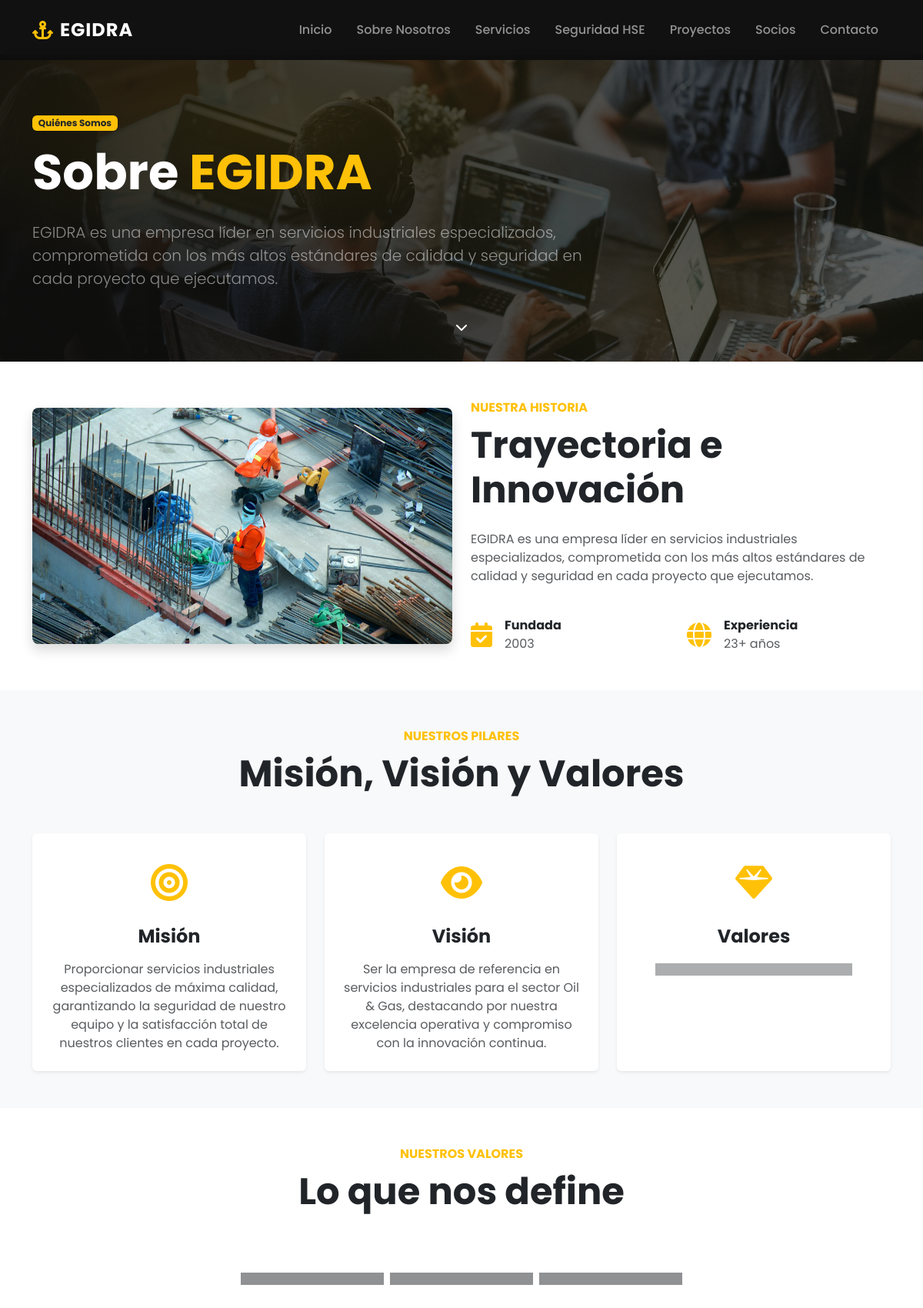
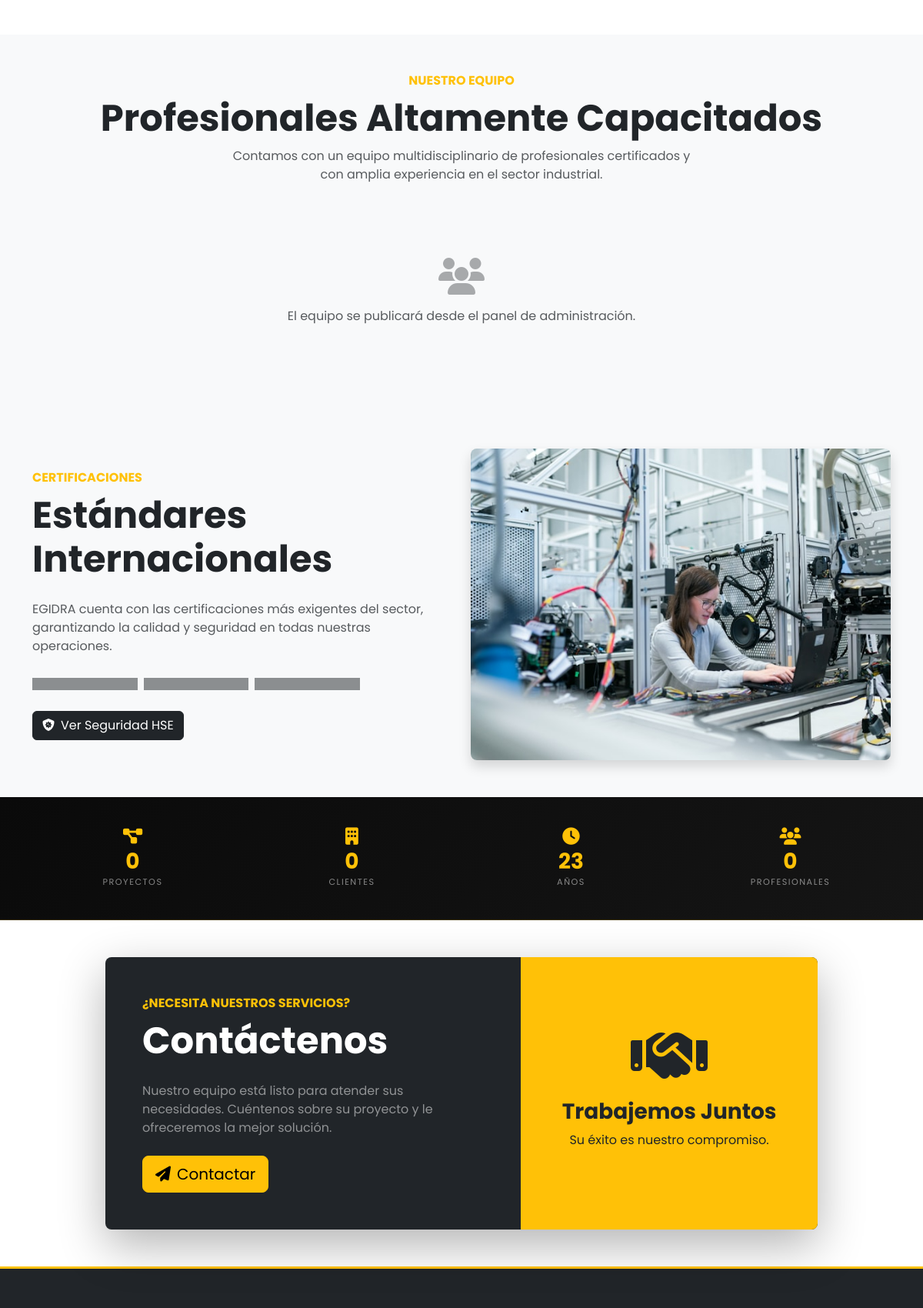
Screenshot of /sobre-nosotros/index.php (upper part) with the database file from the repository (2 pictures, top to bottom).
### tables this page shows
CREATE TABLE empresa (
    id              TINYINT UNSIGNED AUTO_INCREMENT PRIMARY KEY,
    nombre          VARCHAR(150)  NOT NULL DEFAULT 'EGIDRA',
    slogan          VARCHAR(255),
    descripcion     TEXT,                        
    mision          TEXT,
    vision          TEXT,
    anio_fundacion  YEAR,
    logo            VARCHAR(255),                
    logo_blanco     VARCHAR(255),                
    email           VARCHAR(100),
    telefono        VARCHAR(30),
    direccion       TEXT,
    ciudad          VARCHAR(100)  DEFAULT 'Malabo',
    pais            VARCHAR(100)  DEFAULT 'Guinea Ecuatorial',
    linkedin        VARCHAR(255),
    facebook        VARCHAR(255),
    instagram       VARCHAR(255),
    fecha_actualizacion TIMESTAMP DEFAULT CURRENT_TIMESTAMP
                        ON UPDATE CURRENT_TIMESTAMP
);

### sobre-nosotros/index.php (the view, shortened to what this page needs)
<?php
require_once '../config/conexion.php';
$empresa = $conexion->query(
    "SELECT nombre, descripcion, mision, vision, anio_fundacion FROM empresa WHERE id = 1 LIMIT 1"
)->fetch_assoc();
$empNombre   = htmlspecialchars($empresa['nombre']       ?? 'EGIDRA');
$empDesc     = htmlspecialchars($empresa['descripcion']  ?? '');
$empMision   = htmlspecialchars($empresa['mision']       ?? '');
$empVision   = htmlspecialchars($empresa['vision']       ?? '');
$empFundado  = $empresa['anio_fundacion'] ?? '2003';
$empAnios    = $empFundado ? (int)(date('Y') - $empFundado) : 20;
?>
<!DOCTYPE html>
<html lang="es">
<head>
    <link href="https://cdn.jsdelivr.net/npm/bootstrap@5.3.2/dist/css/bootstrap.min.css" rel="stylesheet">
    <link rel="stylesheet" href="https://cdnjs.cloudflare.com/ajax/libs/font-awesome/6.4.2/css/all.min.css">
    <link rel="stylesheet" href="../recursos/css/inicio/index.css">
    <link rel="stylesheet" href="../recursos/css/sobre-nosotros/sobre-nosotros.css">
</head>
<body>
    <?php include "../include/header.php"; ?>
    <section class="page-header">
        <div class="container">
            <div class="row min-vh-50 align-items-center">
                <div class="col-lg-8">
                    <span class="badge bg-warning text-dark mb-3">Quiénes Somos</span>
                    <h1 class="display-3 fw-bold text-white mb-4">Sobre <span class="text-warning"><?php echo $empNombre; ?></span></h1>
                    <p class="lead text-white-50"><?php echo $empDesc ?: 'Más de ' . $empAnios . ' años de trayectoria en servicios industriales especializados.'; ?></p>
                </div>
            </div>
        </div>
        <div class="header-scroll-indicator">
            <a href="#historia" class="text-white"><i class="fas fa-chevron-down bounce"></i></a>
        </div>
    </section>
    <section id="historia" class="history-section py-5">
        <div class="container">
            <div class="row align-items-center">
                <div class="col-lg-6 mb-4 mb-lg-0">
                    <img src="../img/template/bg-industrial.jpg" alt="Historia <?php echo $empNombre; ?>" class="img-fluid rounded-3 shadow">
                </div>
                <div class="col-lg-6">
                    <span class="text-warning fw-bold text-uppercase">Nuestra Historia</span>
                    <h2 class="display-5 fw-bold mt-2 mb-4">Trayectoria e Innovación</h2>
                    <p class="text-muted mb-4"><?php echo $empDesc ?: $empNombre . ' nació con la visión de proporcionar servicios industriales de excelencia para las operaciones más exigentes del sector Oil & Gas.'; ?></p>
                    <div class="row g-3 mt-4">
                        <div class="col-6">
                            <div class="d-flex align-items-center">
                                <i class="fas fa-calendar-check fa-2x text-warning me-3"></i>
                                <div>
                                    <strong class="d-block">Fundada</strong>
                                    <span class="text-muted"><?php echo $empFundado; ?></span>
                                </div>
                            </div>
                        </div>
                        <div class="col-6">
                            <div class="d-flex align-items-center">
                                <i class="fas fa-globe fa-2x text-warning me-3"></i>
                                <div>
                                    <strong class="d-block">Experiencia</strong>
                                    <span class="text-muted"><?php echo $empAnios; ?>+ años</span>
                                </div>
                            </div>
                        </div>
                    </div>
                </div>
            </div>
        </div>
    </section>
    <section class="mvv-section py-5 bg-light">
        <div class="container">
            <div class="text-center mb-5">
                <span class="text-warning fw-bold text-uppercase">Nuestros Pilares</span>
                <h2 class="display-5 fw-bold mt-2">Misión, Visión y Valores</h2>
            </div>
            <div class="row g-4">
                <div class="col-md-4">
                    <div class="card mvv-card h-100 border-0 shadow-sm">
                        <div class="card-body text-center p-4">
                            <div class="mvv-icon mb-3"><i class="fas fa-bullseye fa-3x text-warning"></i></div>
                            <h4 class="card-title fw-bold mb-3">Misión</h4>
                            <p class="card-text text-muted"><?php echo $empMision ?: 'Proporcionar servicios industriales especializados de máxima calidad, garantizando la seguridad de nuestro equipo y la satisfacción total de nuestros clientes.'; ?></p>
                        </div>
                    </div>
                </div>
                <div class="col-md-4">
                    <div class="card mvv-card h-100 border-0 shadow-sm">
                        <div class="card-body text-center p-4">
                            <div class="mvv-icon mb-3"><i class="fas fa-eye fa-3x text-warning"></i></div>
                            <h4 class="card-title fw-bold mb-3">Visión</h4>
                            <p class="card-text text-muted"><?php echo $empVision ?: 'Ser la empresa de referencia en servicios industriales para el sector Oil & Gas, destacando por nuestra excelencia operativa.'; ?></p>
                        </div>
                    </div>
                </div>
                <div class="col-md-4">
                    <div class="card mvv-card h-100 border-0 shadow-sm">
                        <div class="card-body text-center p-4">
                            <div class="mvv-icon mb-3"><i class="fas fa-gem fa-3x text-warning"></i></div>
                            <h4 class="card-title fw-bold mb-3">Valores</h4>
                            <div id="valoresMVVResumen" class="card-text text-muted">
                                <span class="placeholder-glow"><span class="placeholder col-10"></span></span>
                            </div>
                        </div>
                    </div>
                </div>
            </div>
        </div>
    </section>
    <section class="valores-section py-5">
        <div class="container">
            <div class="text-center mb-5">
                <span class="text-warning fw-bold text-uppercase">Nuestros Valores</span>
                <h2 class="display-5 fw-bold mt-2">Lo que nos define</h2>
            </div>
            <div class="row g-4" id="valoresContainer">
                <div class="col-12 text-center py-4 placeholder-glow">
                    <span class="placeholder col-2 me-2"></span><span class="placeholder col-2 me-2"></span><span class="placeholder col-2"></span>
                </div>
            </div>
        </div>
    </section>
    <section class="team-section py-5 bg-light">
        <div class="container">
            <div class="text-center mb-5">
                <span class="text-warning fw-bold text-uppercase">Nuestro Equipo</span>
                <h2 class="display-5 fw-bold mt-2">Profesionales Altamente Capacitados</h2>
                <p class="text-muted mx-auto" style="max-width: 600px;">Contamos con un equipo multidisciplinario de profesionales certificados y con amplia experiencia en el sector industrial.</p>
            </div>
            <div class="row g-4" id="equipoContainer">
            </div>
        </div>
    </section>
    <section class="certifications-section py-5">
        <div class="container">
            <div class="row align-items-center">
                <div class="col-lg-6 order-lg-2 mb-4 mb-lg-0">
                    <img src="../img/template/srv-tecnico.jpg" alt="Certificaciones" class="img-fluid rounded-3 shadow">
                </div>
                <div class="col-lg-6 order-lg-1">
                    <span class="text-warning fw-bold text-uppercase">Certificaciones</span>
                    <h2 class="display-5 fw-bold mt-2 mb-4">Estándares Internacionales</h2>
                    <p class="text-muted mb-4"><?php echo $empNombre; ?> cuenta con las certificaciones más exigentes del sector, garantizando la calidad y seguridad en todas nuestras operaciones.</p>
                    <div class="row g-3" id="certificacionesContainer">
                        <div class="col-12 placeholder-glow">
                            <span class="placeholder col-3 me-2"></span><span class="placeholder col-3 me-2"></span><span class="placeholder col-3"></span>
                        </div>
                    </div>
                    <a href="../seguridad/" class="btn btn-dark mt-4">
                        <i class="fas fa-shield-virus me-2"></i>Ver Seguridad HSE
                    </a>
                </div>
            </div>
        </div>
    </section>
    <section class="stats-section py-4">
        <div class="container">
            <div class="row text-center">
                <div class="col-6 col-md-3 mb-4 mb-md-0">
                    <div class="stat-item">
                        <i class="fas fa-project-diagram mb-2"></i>
                        <h2 class="stat-number" data-target="0" data-key="proyectos">0</h2>
                        <p class="text-muted mb-0">Proyectos</p>
                    </div>
                </div>
                <div class="col-6 col-md-3 mb-4 mb-md-0">
                    <div class="stat-item">
                        <i class="fas fa-building mb-2"></i>
                        <h2 class="stat-number" data-target="0" data-key="clientes">0</h2>
                        <p class="text-muted mb-0">Clientes</p>
                    </div>
                </div>
                <div class="col-6 col-md-3 mb-4 mb-md-0">
                    <div class="stat-item">
                        <i class="fas fa-clock mb-2"></i>
                        <h2 class="stat-number" data-target="<?php echo $empAnios; ?>" data-key="anios"><?php echo $empAnios; ?></h2>
                        <p class="text-muted mb-0">Años</p>
                    </div>
                </div>
                <div class="col-6 col-md-3 mb-4 mb-md-0">
                    <div class="stat-item">
                        <i class="fas fa-users mb-2"></i>
                        <h2 class="stat-number" data-target="0" data-key="clientes">0</h2>
                        <p class="text-muted mb-0">Profesionales</p>
                    </div>
                </div>
            </div>
        </div>
    </section>
    <section class="cta-section py-5">
        <div class="container">
            <div class="row justify-content-center">
                <div class="col-lg-10">
                    <div class="card bg-dark border-0 rounded-3 overflow-hidden">
                        <div class="row g-0">
                            <div class="col-lg-7 p-5">
                                <span class="text-warning fw-bold text-uppercase">¿Necesita nuestros servicios?</span>
                                <h2 class="display-5 fw-bold text-white mt-2 mb-4">Contáctenos</h2>
                                <p class="text-white-50 mb-4">Nuestro equipo está listo para atender sus necesidades. Cuéntenos sobre su proyecto y le ofreceremos la mejor solución.</p>
                                <a href="../contacto/" class="btn btn-warning btn-lg">
                                    <i class="fas fa-paper-plane me-2"></i>Contactar
                                </a>
                            </div>
                            <div class="col-lg-5 bg-warning d-flex align-items-center justify-content-center">
                                <div class="text-center p-4">
                                    <i class="fas fa-handshake fa-5x text-dark mb-3"></i>
                                    <h3 class="fw-bold text-dark">Trabajemos Juntos</h3>
                                    <p class="text-dark">Su éxito es nuestro compromiso.</p>
                                </div>
                            </div>
                        </div>
                    </div>
                </div>
            </div>
        </div>
    </section>
    <?php include "../include/footer.php"; ?>
</body>
</html>

### include/header.php (shortened to what this page needs)
<?php
$_emp = $conexion->query("SELECT nombre, logo, logo_blanco FROM empresa WHERE id = 1 LIMIT 1"
)->fetch_assoc();
$_empNombre  = htmlspecialchars($_emp['nombre']  ?? 'EGIDRA');
$_logoBlanco = $_emp['logo_blanco'] ?? '';
$_logoPrinc  = $_emp['logo']        ?? '';
$_logoSrc = !empty($_logoBlanco) ? RUTA_BASE . $_logoBlanco
          : (!empty($_logoPrinc) ? RUTA_BASE . $_logoPrinc : '');
?>
<nav class="navbar navbar-expand-lg navbar-dark bg-dark fixed-top">
    <div class="container">
        <a class="navbar-brand d-flex align-items-center" href="<?php echo RUTA_BASE; ?>">
            <?php if ($_logoSrc): ?>
                <img src="<?php echo htmlspecialchars($_logoSrc); ?>"
                     alt="<?php echo $_empNombre; ?>"
                     height="40"
                     class="me-2"
                     style="object-fit:contain;max-width:140px;">
            <?php else: ?>
                <i class="fas fa-anchor me-2"></i><strong><?php echo $_empNombre; ?></strong>
            <?php endif; ?>
        </a>
        <div class="collapse navbar-collapse" id="navbarNav">
            <ul class="navbar-nav ms-auto">
                <li class="nav-item"><a class="nav-link" href="<?php echo RUTA_BASE; ?>">Inicio</a></li>
                <li class="nav-item"><a class="nav-link" href="<?php echo RUTA_BASE; ?>sobre-nosotros/">Sobre Nosotros</a></li>
                <li class="nav-item"><a class="nav-link" href="<?php echo RUTA_BASE; ?>servicios/">Servicios</a></li>
                <li class="nav-item"><a class="nav-link" href="<?php echo RUTA_BASE; ?>seguridad/">Seguridad HSE</a></li>
                <li class="nav-item"><a class="nav-link" href="<?php echo RUTA_BASE; ?>proyectos/">Proyectos</a></li>
                <li class="nav-item"><a class="nav-link" href="<?php echo RUTA_BASE; ?>socios/">Socios</a></li>
                <li class="nav-item"><a class="nav-link" href="<?php echo RUTA_BASE; ?>contacto/">Contacto</a></li>
            </ul>
        </div>
    </div>
</nav>

### rows the page displays
empresa: nombre "EGIDRA", descripcion "EGIDRA es una empresa líder en servicios industriales especializados, comprometida con los más altos estándares de calidad y seguridad en cada proyecto que ejecutamos.", anio_fundacion "2003", mision "Proporcionar servicios industriales especializados de máxima calidad, garantizando la seguridad de nuestro equipo y la satisfacción total de nuestros clientes en cada proyecto.", vision "Ser la empresa de referencia en servicios industriales para el sector Oil & Gas, destacando por nuestra excelencia operativa y compromiso con la innovación continua."
